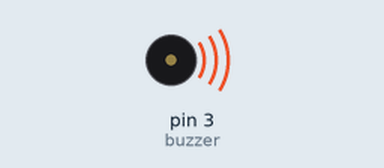
A sketch run on a simulated Arduino Uno, built with avr-gcc and run on an emulated ATmega328P. Parts: buzzer (waves = sounding).

Above: at 6.9 s.
Timing chart, 0 to 16.3 s (numbered marks = the images above):
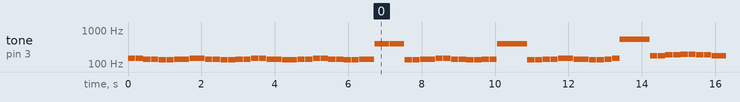

The sketch:

Batman_1966_Buzzer.ino
```cpp
  // calculos dos intervalos feitos para 150bpm

  int buzzer = 3;

  // define a frequencia de cada nota musical
  #define D1   148   // 147,5 Hz 1°
  #define D1b  139   // 139,1 Hz 1°
  #define C1   132   // 131,5 Hz 1°
  #define G1   392   // 392,4 Hz 1° batman
  #define C2  527   // 527,15 Hz 2° batman
  #define G2  196   // 196,5 Hz
  #define G2b  186   // 185,6 Hz
  #define F  175   // 175,3 Hz
  #define D2 590   // 590,3 Hz

  // melodia e intervalos de tempo da primeira parte
  int melodia_1[] = {
    D1, D1, D1b, D1b, C1, C1, D1b, D1b, // (na na na na na na na na)
    D1, D1, D1b, D1b, C1, C1, D1b, D1b, // (na na na na na na na na)
    D1, D1, D1b, D1b, C1, C1, D1b, D1b, // (na na na na na na na na)
    D1, D1, D1b, D1b, C1, C1, D1b, D1b, // (na na na na na na na na)
    G1, G1, // (batman)
    C1, C1, D1b, D1b // (na na na na)
  };

  int duracoes_1[] = {
    200, 200, 200, 200, 200, 200, 200, 200,
    200, 200, 200, 200, 200, 200, 200, 200,
    200, 200, 200, 200, 200, 200, 200, 200,
    200, 200, 200, 200, 200, 200, 200, 200,
    400, 400,
    200, 200, 200, 200
  };

  // melodia e intervalos de tempo da segunda parte
  int melodia_2[] = {
    D1, D1, D1b, D1b, C1, C1, D1b, D1b,  // (na na na na na na na na)
    G1, G1,  // (batman)
    C1, C1, D1b, D1b // (na na na na)
  };

  int duracoes_2[] = {
    200, 200, 200, 200, 200, 200, 200, 200,
    400, 400,
    200, 200, 200, 200
  };

  // melodia e intervalos de tempo da terceira parte
  int melodia_3[] = {
    D1, D1, D1b, D1b, C1, C1, D1b, D1,  // (na na na na na na na na)
    C2, C2,  // (batman)
    F, F, G2b, G2b // (na na na na)
  };

  int duracoes_3[] = {
    200, 200, 200, 200, 200, 200, 200, 200,
    400, 400,
    200, 200, 200, 200
  };

  // melodia e intervalos de tempo da quarta parte
  int melodia_4[] = {
    G2, G2, G2b, G2b, F, F, G2b, G2,  // (na na na na na na na na)
    G1, G1,  // (batman)
    C1, C1, D1b, D1b // (na na na na)
  };

  int duracoes_4[] = {
    200, 200, 200, 200, 200, 200, 200, 200,
    400, 400,
    200, 200, 200, 200
  };

  // melodia e intervalos de tempo da quinta parte
  int melodia_5[] = {
    D1, D1, D1b, D1b, C1, C1, D1b, D1,  // (na na na na na na na na)
    D2, D2  // (batman)
  };

  int duracoes_5[] = {
    200, 200, 200, 200, 200, 200, 200, 200,
    400, 400
  };

  // melodia e intervalos de tempo da sexta parte
  int melodia_6[] = {
    0, D2, D2, D2, C2, C2, 0, C2, C2, C2,
    G1, G1,  // (batman)
    C1, C1, D1b, D1b // (na na na na)
  };

  int duracoes_6[] = {
    200, 200, 200, 200, 400, 400, 200, 200, 200, 200,
    400, 400,
    200, 200, 200, 200
  };

  void setup(){}

  void loop(){
    // tocar cada nota das notas com seus respectivos intervalos da primeira parte
    for (int i = 0; i < sizeof(melodia_1) / sizeof(int); i++){
      tone(buzzer, melodia_1[i], duracoes_1[i]);
      delay(duracoes_1[i] + 10);
      noTone(buzzer);
    }

    // o acrescimo de 10 no delay pode ser alterado
    // tocar cada nota das notas com seus respectivos intervalos da segunda parte
    for (int i = 0; i < sizeof(melodia_2) / sizeof(int); i++){
      tone(buzzer, melodia_2[i], duracoes_2[i]);
      delay(duracoes_2[i] + 10);
      noTone(buzzer);
    }
    // tocar cada nota das notas com seus respectivos intervalos da terceira parte
    for (int i = 0; i < sizeof(melodia_3) / sizeof(int); i++){
      tone(buzzer, melodia_3[i], duracoes_3[i]);
      delay(duracoes_3[i] + 10);
      noTone(buzzer);
    }
    // tocar cada nota das notas com seus respectivos intervalos da quarta parte
    for (int i = 0; i < sizeof(melodia_4) / sizeof(int); i++){
      tone(buzzer, melodia_4[i], duracoes_4[i]);
      delay(duracoes_4[i] + 10);
      noTone(buzzer);
    }
    // tocar cada nota das notas com seus respectivos intervalos da quinta parte
    for (int i = 0; i < sizeof(melodia_5) / sizeof(int); i++){
      tone(buzzer, melodia_5[i], duracoes_5[i]);
      delay(duracoes_5[i] + 10);
      noTone(buzzer);
    }
    // tocar cada nota das notas com seus respectivos intervalos da sexta parte
    for (int i = 0; i < sizeof(melodia_6) / sizeof(int); i++){
      tone(buzzer, melodia_6[i], duracoes_6[i]);
      delay(duracoes_6[i] + 10);
      noTone(buzzer);
    }

    // ...
  }
```

Measured:
- by itself, tone on pin 3 (buzzer): plays 148 Hz for 0.20 s, 148 Hz for 0.20 s, 139 Hz for 0.20 s, 139 Hz for 0.20 s, 132 Hz for 0.20 s, 132 Hz for 0.20 s … (543 notes in this stretch)
